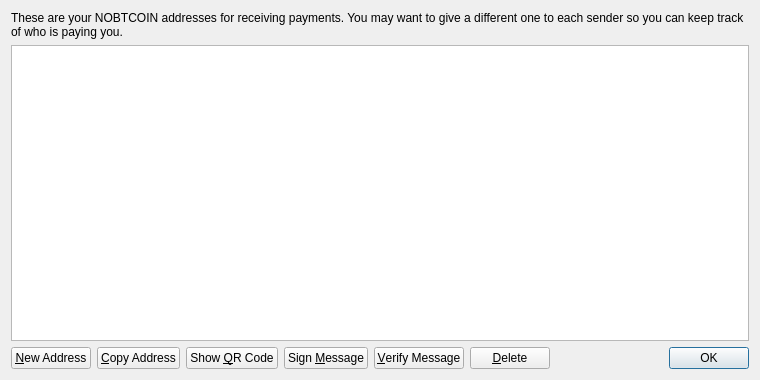
<?xml version="1.0" encoding="UTF-8"?>
<ui version="4.0">
 <class>AddressBookPage</class>
 <widget class="QWidget" name="AddressBookPage">
  <property name="geometry">
   <rect>
    <x>0</x>
    <y>0</y>
    <width>760</width>
    <height>380</height>
   </rect>
  </property>
  <property name="windowTitle">
   <string>Address Book</string>
  </property>
  <layout class="QVBoxLayout" name="verticalLayout">
   <item>
    <widget class="QLabel" name="labelExplanation">
     <property name="text">
      <string>These are your NOBTCOIN addresses for receiving payments. You may want to give a different one to each sender so you can keep track of who is paying you.</string>
     </property>
     <property name="textFormat">
      <enum>Qt::PlainText</enum>
     </property>
     <property name="wordWrap">
      <bool>true</bool>
     </property>
    </widget>
   </item>
   <item>
    <widget class="QTableView" name="tableView">
     <property name="contextMenuPolicy">
      <enum>Qt::CustomContextMenu</enum>
     </property>
     <property name="toolTip">
      <string>Double-click to edit address or label</string>
     </property>
     <property name="tabKeyNavigation">
      <bool>false</bool>
     </property>
     <property name="alternatingRowColors">
      <bool>true</bool>
     </property>
     <property name="selectionMode">
      <enum>QAbstractItemView::SingleSelection</enum>
     </property>
     <property name="selectionBehavior">
      <enum>QAbstractItemView::SelectRows</enum>
     </property>
     <property name="sortingEnabled">
      <bool>true</bool>
     </property>
     <attribute name="verticalHeaderVisible">
      <bool>false</bool>
     </attribute>
    </widget>
   </item>
   <item>
    <layout class="QHBoxLayout" name="horizontalLayout">
     <item>
      <widget class="QPushButton" name="newAddressButton">
       <property name="toolTip">
        <string>Create a new address</string>
       </property>
       <property name="text">
        <string>&amp;New Address</string>
       </property>
       <property name="icon">
        <iconset resource="../bitcoin.qrc">
         <normaloff>:/icons/add</normaloff>:/icons/add</iconset>
       </property>
      </widget>
     </item>
     <item>
      <widget class="QPushButton" name="copyToClipboard">
       <property name="toolTip">
        <string>Copy the currently selected address to the system clipboard</string>
       </property>
       <property name="text">
        <string>&amp;Copy Address</string>
       </property>
       <property name="icon">
        <iconset resource="../bitcoin.qrc">
         <normaloff>:/icons/editcopy</normaloff>:/icons/editcopy</iconset>
       </property>
      </widget>
     </item>
     <item>
      <widget class="QPushButton" name="showQRCode">
       <property name="text">
        <string>Show &amp;QR Code</string>
       </property>
       <property name="icon">
        <iconset resource="../bitcoin.qrc">
         <normaloff>:/icons/qrcode</normaloff>:/icons/qrcode</iconset>
       </property>
      </widget>
     </item>
     <item>
      <widget class="QPushButton" name="signMessage">
       <property name="toolTip">
        <string>Sign a message to prove you own a NOBTCOIN address</string>
       </property>
       <property name="text">
        <string>Sign &amp;Message</string>
       </property>
       <property name="icon">
        <iconset resource="../bitcoin.qrc">
         <normaloff>:/icons/edit</normaloff>:/icons/edit</iconset>
       </property>
      </widget>
     </item>
     <item>
      <widget class="QPushButton" name="verifyMessage">
       <property name="toolTip">
        <string>Verify a message to ensure it was signed with a specified NOBTCOIN address</string>
       </property>
       <property name="text">
        <string>&amp;Verify Message</string>
       </property>
       <property name="icon">
        <iconset resource="../bitcoin.qrc">
         <normaloff>:/icons/transaction_0</normaloff>:/icons/transaction_0</iconset>
       </property>
      </widget>
     </item>
     <item>
      <widget class="QPushButton" name="deleteButton">
       <property name="toolTip">
        <string>Delete the currently selected address from the list</string>
       </property>
       <property name="text">
        <string>&amp;Delete</string>
       </property>
       <property name="icon">
        <iconset resource="../bitcoin.qrc">
         <normaloff>:/icons/remove</normaloff>:/icons/remove</iconset>
       </property>
      </widget>
     </item>
     <item>
      <spacer name="horizontalSpacer">
       <property name="orientation">
        <enum>Qt::Horizontal</enum>
       </property>
       <property name="sizeHint" stdset="0">
        <size>
         <width>40</width>
         <height>20</height>
        </size>
       </property>
      </spacer>
     </item>
     <item>
      <widget class="QDialogButtonBox" name="buttonBox">
       <property name="sizePolicy">
        <sizepolicy hsizetype="Maximum" vsizetype="Fixed">
         <horstretch>0</horstretch>
         <verstretch>0</verstretch>
        </sizepolicy>
       </property>
       <property name="standardButtons">
        <set>QDialogButtonBox::Ok</set>
       </property>
      </widget>
     </item>
    </layout>
   </item>
  </layout>
 </widget>
 <resources>
  <include location="../bitcoin.qrc"/>
 </resources>
 <connections/>
</ui>
